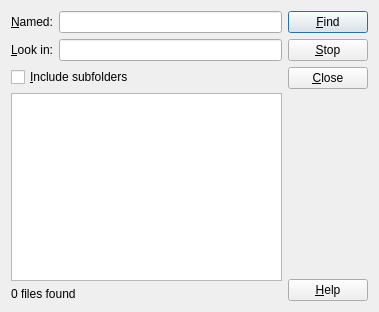
<?xml version="1.0" encoding="UTF-8"?>
<ui version="4.0">
 <class>FindFileDialog</class>
 <widget class="QDialog" name="FindFileDialog">
  <property name="geometry">
   <rect>
    <x>0</x>
    <y>0</y>
    <width>379</width>
    <height>312</height>
   </rect>
  </property>
  <property name="windowTitle">
   <string>FindFileDialog</string>
  </property>
  <layout class="QHBoxLayout" name="horizontalLayout">
   <item>
    <layout class="QGridLayout" name="gridLayout">
     <item row="0" column="0">
      <widget class="QLabel" name="namedLabel">
       <property name="text">
        <string>&amp;Named:</string>
       </property>
       <property name="buddy">
        <cstring>namedLineEdit</cstring>
       </property>
      </widget>
     </item>
     <item row="0" column="1">
      <widget class="QLineEdit" name="namedLineEdit"/>
     </item>
     <item row="1" column="0">
      <widget class="QLabel" name="lookInLabel">
       <property name="text">
        <string>&amp;Look in:</string>
       </property>
       <property name="buddy">
        <cstring>lookInLineEdit</cstring>
       </property>
      </widget>
     </item>
     <item row="1" column="1">
      <widget class="QLineEdit" name="lookInLineEdit"/>
     </item>
     <item row="2" column="0" colspan="2">
      <widget class="QCheckBox" name="subfoldersCheckBox">
       <property name="text">
        <string>&amp;Include subfolders</string>
       </property>
      </widget>
     </item>
     <item row="3" column="0" colspan="2">
      <widget class="QTableWidget" name="tableWidget"/>
     </item>
     <item row="4" column="0" colspan="2">
      <widget class="QLabel" name="messageLabel">
       <property name="text">
        <string>0 files found</string>
       </property>
      </widget>
     </item>
    </layout>
   </item>
   <item>
    <layout class="QVBoxLayout" name="verticalLayout">
     <item>
      <widget class="QPushButton" name="findButton">
       <property name="text">
        <string>&amp;Find</string>
       </property>
      </widget>
     </item>
     <item>
      <widget class="QPushButton" name="stopButton">
       <property name="text">
        <string>&amp;Stop</string>
       </property>
      </widget>
     </item>
     <item>
      <widget class="QPushButton" name="closeButton">
       <property name="text">
        <string>&amp;Close</string>
       </property>
      </widget>
     </item>
     <item>
      <spacer name="verticalSpacer">
       <property name="orientation">
        <enum>Qt::Vertical</enum>
       </property>
       <property name="sizeHint" stdset="0">
        <size>
         <width>20</width>
         <height>40</height>
        </size>
       </property>
      </spacer>
     </item>
     <item>
      <widget class="QPushButton" name="helpButton">
       <property name="text">
        <string>&amp;Help</string>
       </property>
      </widget>
     </item>
    </layout>
   </item>
  </layout>
 </widget>
 <resources/>
 <connections>
  <connection>
   <sender>closeButton</sender>
   <signal>clicked()</signal>
   <receiver>FindFileDialog</receiver>
   <slot>close()</slot>
   <hints>
    <hint type="sourcelabel">
     <x>348</x>
     <y>79</y>
    </hint>
    <hint type="destinationlabel">
     <x>332</x>
     <y>183</y>
    </hint>
   </hints>
  </connection>
 </connections>
</ui>
